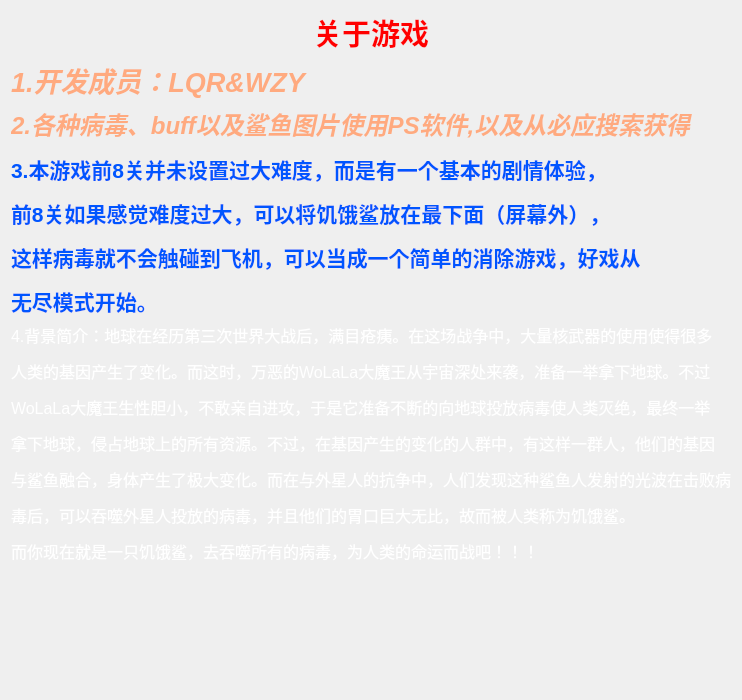
<?xml version="1.0" encoding="UTF-8"?>
<ui version="4.0">
 <class>AboutScene</class>
 <widget class="QWidget" name="AboutScene">
  <property name="geometry">
   <rect>
    <x>0</x>
    <y>0</y>
    <width>554</width>
    <height>700</height>
   </rect>
  </property>
  <property name="windowTitle">
   <string>Form</string>
  </property>
  <layout class="QVBoxLayout" name="verticalLayout">
   <item>
    <widget class="QLabel" name="label_5">
     <property name="text">
      <string>&lt;html&gt;&lt;head/&gt;&lt;body&gt;&lt;p align=&quot;center&quot;&gt;&lt;span style=&quot; font-size:22pt; font-weight:700; color:#ff0000;&quot;&gt;关于游戏&lt;/span&gt;&lt;/p&gt;&lt;/body&gt;&lt;/html&gt;</string>
     </property>
    </widget>
   </item>
   <item>
    <widget class="QLabel" name="label_2">
     <property name="text">
      <string>&lt;html&gt;&lt;head/&gt;&lt;body&gt;&lt;p&gt;&lt;span style=&quot; font-size:20pt; font-weight:700; font-style:italic; color:#ffaa7f;&quot;&gt;1.开发成员：LQR&amp;amp;WZY&lt;/span&gt;&lt;/p&gt;&lt;/body&gt;&lt;/html&gt;</string>
     </property>
    </widget>
   </item>
   <item>
    <widget class="QLabel" name="label_4">
     <property name="text">
      <string>&lt;html&gt;&lt;head/&gt;&lt;body&gt;&lt;p&gt;&lt;span style=&quot; font-size:18pt; font-weight:700; font-style:italic; color:#ffaa7f;&quot;&gt;2.各种病毒、buff以及鲨鱼图片使用PS软件,以及从必应搜索获得&lt;/span&gt;&lt;/p&gt;&lt;p&gt;&lt;span style=&quot; font-size:16pt; font-weight:700; color:#0055ff;&quot;&gt;3.本游戏前8关并未设置过大难度，而是有一个基本的剧情体验，&lt;/span&gt;&lt;/p&gt;&lt;p&gt;&lt;span style=&quot; font-size:16pt; font-weight:700; color:#0055ff;&quot;&gt;前8关如果感觉难度过大，可以将饥饿鲨放在最下面（屏幕外），&lt;/span&gt;&lt;/p&gt;&lt;p&gt;&lt;span style=&quot; font-size:16pt; font-weight:700; color:#0055ff;&quot;&gt;这样病毒就不会触碰到飞机，可以当成一个简单的消除游戏，好戏从&lt;/span&gt;&lt;/p&gt;&lt;p&gt;&lt;span style=&quot; font-size:16pt; font-weight:700; color:#0055ff;&quot;&gt;无尽模式开始。&lt;/span&gt;&lt;/p&gt;&lt;/body&gt;&lt;/html&gt;</string>
     </property>
    </widget>
   </item>
   <item>
    <widget class="QLabel" name="label_3">
     <property name="text">
      <string>&lt;html&gt;&lt;head/&gt;&lt;body&gt;&lt;p&gt;&lt;span style=&quot; font-size:12pt; color:#ffffff;&quot;&gt;4.背景简介：地球在经历第三次世界大战后，满目疮痍。在这场战争中，大量核武器的使用使得很多&lt;/span&gt;&lt;/p&gt;&lt;p&gt;&lt;span style=&quot; font-size:12pt; color:#ffffff;&quot;&gt;人类的基因产生了变化。而这时，万恶的WoLaLa大魔王从宇宙深处来袭，准备一举拿下地球。不过&lt;/span&gt;&lt;/p&gt;&lt;p&gt;&lt;span style=&quot; font-size:12pt; color:#ffffff;&quot;&gt;WoLaLa大魔王生性胆小，不敢亲自进攻，于是它准备不断的向地球投放病毒使人类灭绝，最终一举&lt;/span&gt;&lt;/p&gt;&lt;p&gt;&lt;span style=&quot; font-size:12pt; color:#ffffff;&quot;&gt;拿下地球，侵占地球上的所有资源。不过，在基因产生的变化的人群中，有这样一群人，他们的基因&lt;/span&gt;&lt;/p&gt;&lt;p&gt;&lt;span style=&quot; font-size:12pt; color:#ffffff;&quot;&gt;与鲨鱼融合，身体产生了极大变化。而在与外星人的抗争中，人们发现这种鲨鱼人发射的光波在击败病&lt;/span&gt;&lt;/p&gt;&lt;p&gt;&lt;span style=&quot; font-size:12pt; color:#ffffff;&quot;&gt;毒后，可以吞噬外星人投放的病毒，并且他们的胃口巨大无比，故而被人类称为饥饿鲨。&lt;/span&gt;&lt;/p&gt;&lt;p&gt;&lt;span style=&quot; font-size:12pt; color:#ffffff;&quot;&gt;而你现在就是一只饥饿鲨，去吞噬所有的病毒，为人类的命运而战吧！！！&lt;/span&gt;&lt;/p&gt;&lt;/body&gt;&lt;/html&gt;</string>
     </property>
    </widget>
   </item>
   <item>
    <spacer name="verticalSpacer">
     <property name="orientation">
      <enum>Qt::Vertical</enum>
     </property>
     <property name="sizeHint" stdset="0">
      <size>
       <width>20</width>
       <height>40</height>
      </size>
     </property>
    </spacer>
   </item>
   <item>
    <spacer name="verticalSpacer_5">
     <property name="orientation">
      <enum>Qt::Vertical</enum>
     </property>
     <property name="sizeHint" stdset="0">
      <size>
       <width>20</width>
       <height>40</height>
      </size>
     </property>
    </spacer>
   </item>
   <item>
    <spacer name="verticalSpacer_4">
     <property name="orientation">
      <enum>Qt::Vertical</enum>
     </property>
     <property name="sizeHint" stdset="0">
      <size>
       <width>20</width>
       <height>40</height>
      </size>
     </property>
    </spacer>
   </item>
   <item>
    <spacer name="verticalSpacer_3">
     <property name="orientation">
      <enum>Qt::Vertical</enum>
     </property>
     <property name="sizeHint" stdset="0">
      <size>
       <width>20</width>
       <height>40</height>
      </size>
     </property>
    </spacer>
   </item>
   <item>
    <spacer name="verticalSpacer_2">
     <property name="orientation">
      <enum>Qt::Vertical</enum>
     </property>
     <property name="sizeHint" stdset="0">
      <size>
       <width>20</width>
       <height>40</height>
      </size>
     </property>
    </spacer>
   </item>
   <item>
    <widget class="QLabel" name="label">
     <property name="text">
      <string/>
     </property>
    </widget>
   </item>
  </layout>
 </widget>
 <resources/>
 <connections/>
</ui>
